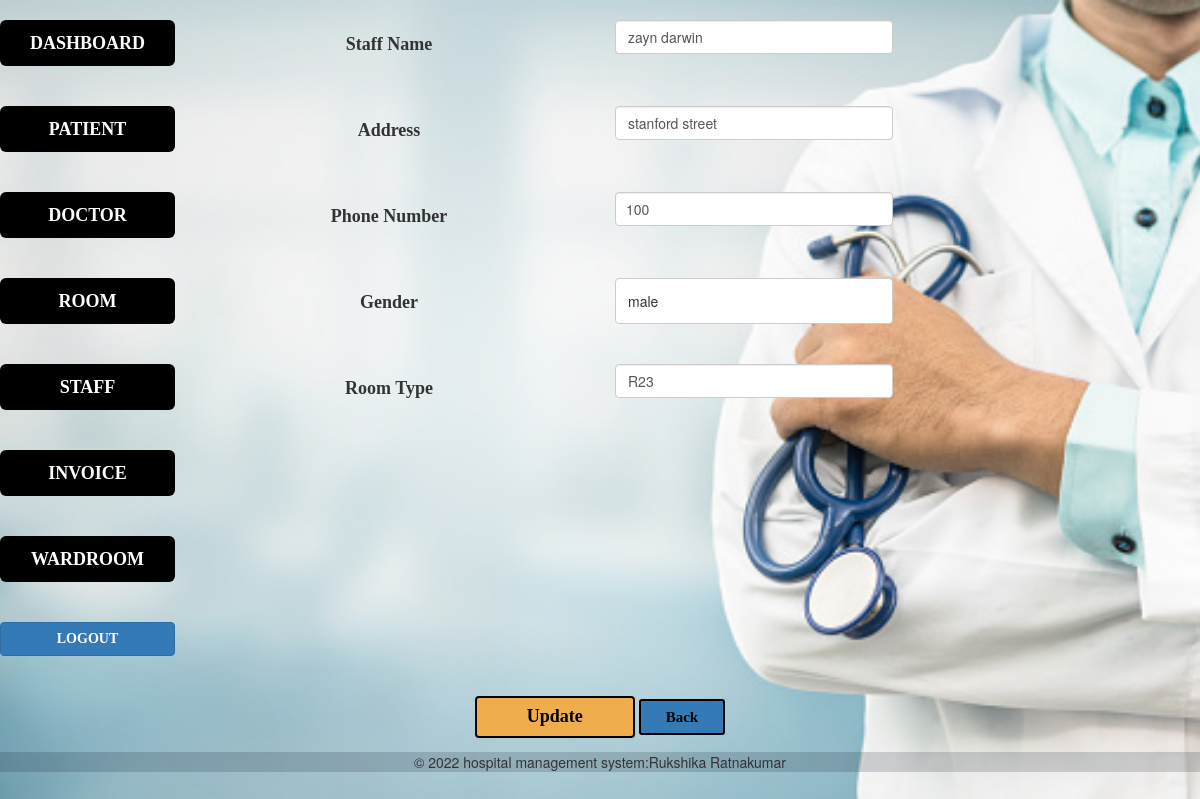
Screenshot of /rukshika/updatestaff.php?id=1 with the database file from the repository.
### tables this page shows
CREATE TABLE `staff` (
  `staff_id` int(50) NOT NULL,
  `staff_name` varchar(50) NOT NULL,
  `s_address` varchar(50) NOT NULL,
  `s_phone_no` int(50) NOT NULL,
  `s_gender` varchar(50) NOT NULL,
  `room_id` varchar(50) NOT NULL
);

### rukshika/updatestaff.php (the view, shortened to what this page needs)
<?php
include('config.php');
$id=$_GET["id"];
$sname='';
$ad='';
$phoneno='';
$gen='';
$rid='';
$result=mysqli_query($conn,"select * from staff where staff_id=$id");
while($row = $result->fetch_assoc())
{
    $sname=$row["staff_name"];
    $ad=$row["s_address"];
    $phoneno=$row["s_phone_no"];
    $gen=$row["s_gender"];
    $rid=$row["room_id"];
}
?>
<!DOCTYPE html>
<html lang="en">
<head>
    <link href="bootstrap-3.4.1-dist/css/bootstrap.min.css" rel="stylesheet" type="text/css">
    <link href="style.css" type="text/css" rel="stylesheet">
</head>
<body>
    <form action="" method="POST" name="">
        <div class="row">
             <div class="col-md-2"><br>
            <a href="dashboard.html">
            <button type="button" class="btn btn-secondary btn-lg btn-block" data-toggle="button" aria-pressed="false" autocomplete="off">
                       DASHBOARD
                      </button><br></a><br>
        </div>
          <div class="col-md-4"><br>
            <label for="">Staff Name</label><br>
          </div>
          <div class="col-md-6">
            <br>
            <input class="form-control" type="text" id="Sname" name="Sname" placeholder="Staff Name.." value="<?php echo $sname; ?>" required>
          </div>
        </div>
        <div class="row">
            <div class="col-md-2">
            <a href="patient.php">
            <button type="button" class="btn btn-secondary btn-lg btn-block" data-toggle="button" aria-pressed="false" autocomplete="off">
                        PATIENT
                       </button></a><br><br>
            </div>
          <div class="col-md-4">
            <label for="">Address</label>
          </div>
          <div class="col-md-6">
          <input class="form-control" type="text" id="address" name="address" placeholder="Address.." value="<?php echo $ad; ?>" required>
              </div>
          </div>
      <div class="row">
        <div class="col-md-2">
        <a href="doctor.php">
        <button type="button" class="btn btn-secondary btn-lg btn-block" data-toggle="button" aria-pressed="false" autocomplete="off">
                        DOCTOR
                       </button></a><br><br>
        </div>
          <div class="col-md-4">
            <label for="">Phone Number</label>
          </div>
          <div class="col-md-6">
            <input class="form-control" type="number" id="Sphoneno" name="Sphoneno" placeholder="Phone Number.." value="<?php echo $phoneno; ?>" required>
          </div>
        </div>
      <div class="row">
        <div class="col-md-2">
        <a href="room.php">
                    <button type="button" class="btn btn-secondary btn-lg btn-block" data-toggle="button" aria-pressed="false" autocomplete="off">
                        ROOM
                       </button></a><br><br>
        </div>
          <div class="col-md-4">
            <label for="gender">Gender</label>
          </div>
          <div class="col-md-6">
            <input  type="text" id="gender" name="gender" value="<?php echo $gen; ?>" required >
          </div>
        </div>
      <div class="row">
        <div class="col-md-2">
        <a href="staff.php">
                    <button type="button" class="btn btn-secondary btn-lg btn-block" data-toggle="button" aria-pressed="false" autocomplete="off">
                        STAFF
                       </button></a><br><br>
        </div>
          <div class="col-md-4">
          <label for="">Room Type</label>
          </div>
          <div class="col-md-6">
          <input class="form-control" type="text" id="rid" name="rid" value="<?php echo $rid; ?>" required>
        </div>
        </div>
    <div class="row">
        <div class="col-md-2">
        <a href="invoice.php">
                    <button type="button" class="btn btn-secondary btn-lg btn-block" data-toggle="button" aria-pressed="false" autocomplete="off">
                        INVOICE
                       </button></a><br><br>
        </div>
          <div class="col-md-4">
          </div>
          <div class="col-md-6">
          </div>
        </div>
        <div class="row">
        <div class="col-md-2">
        <a href="wardroom.php">
                    <button type="button" class="btn btn-secondary btn-lg btn-block" data-toggle="button" aria-pressed="false" autocomplete="off">
                        WARDROOM
                        </button></a><br><br>
        </div>
          <div class="col-md-4">
          </div>
          <div class="col-md-6">
          </div>
        </div>
      <div class="row">
        <div class="col-md-2">
        <a href="LoginPage.html">
                    <button type="button" class="btn btn-primary btn-block" data-toggle="button" aria-pressed="false" autocomplete="off">
                        LOGOUT
                        </button></a><br><br>
        </div>
        <div class="col-md-4">
        </div>
        <div class="col-md-6">
        </div>
      </div>
      <button type="submit" name="update" class="btn btn-warning" style="font-size:18px;padding-left:50px;padding-right:50px;color:black;border:2px solid black;">Update</button>
    <a href="staff.php">
      <button type="button" class="btn btn-primary btn-sm" style="font-size:15px;padding-left:25px;padding-right:25px;color:black;border:2px solid black;">Back</button>  </a>
</form>
</body>
<footer style="padding:0px; margin:0px;background-color: rgba(2, 17, 30, 0.166);">
    <p>&copy; 2022 hospital management system:Rukshika Ratnakumar</p>
</footer>
</html>

### rukshika/style.css (style rules this page uses)
body { background-repeat:no-repeat; background-image: url("image/image3.jpg"); background-size: cover; }
.btn { font-weight: bolder; font-family: serif; }
.btn-secondary { background-color: black; color: white; font-weight: bolder; }
.btn-lg { font-weight: bolder; }
.btn-block { font-weight: bolder; }
input[type=text], select, textarea { width: 100%; padding: 12px; border: 1px solid #ccc; border-radius: 4px; resize: vertical; }
.form-control,.rounded { padding: 10px; }
label { padding: 12px 12px 12px 0; display: inline-block; }
.row:after { content: ""; display: table; clear: both; }
.btn-danger, .btn-warning { color: black; }
label { font-weight:bolder; font-size:18px; font-family:serif; }
a:link { text-decoration: none; }

### rukshika/updatestaff.php (style rules this page uses)
.col-md-6 { width:25%; }
body { text-align:center; }

### rows the page displays
staff: Sname "zayn darwin", address "stanford street", Sphoneno "100", gender "male", rid "R23"
